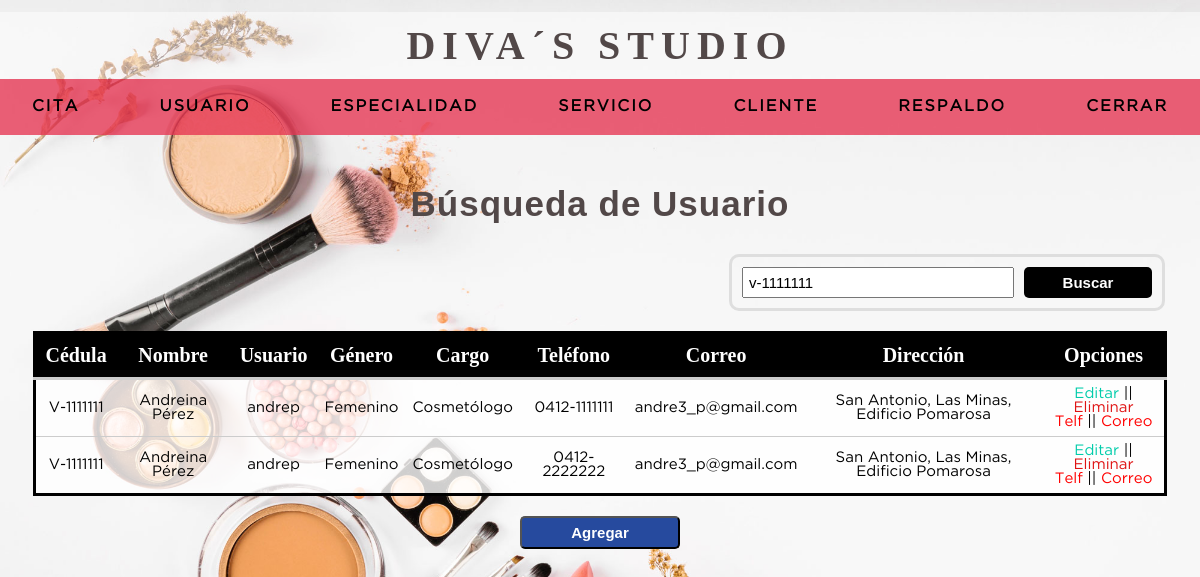
The app's page /buscar_usuario.php?busqueda=V-1111111 (signed in) with its own data.
### tables this page shows
CREATE TABLE `usuario` (
  `ci_usuario` varchar(20) NOT NULL,
  `nombreu` varchar(50) NOT NULL,
  `apellidou` varchar(50) NOT NULL,
  `usuario` varchar(30) NOT NULL,
  `clave` varchar(50) NOT NULL,
  `codgenero` int(11) NOT NULL,
  `idrol` int(11) NOT NULL,
  `direccion` varchar(200) NOT NULL,
  `fechaingreso` timestamp NOT NULL DEFAULT current_timestamp(),
  `estatus` int(1) NOT NULL DEFAULT 1,
  PRIMARY KEY (`ci_usuario`) USING BTREE,
  KEY `idrol` (`idrol`),
  KEY `codgenero` (`codgenero`),
  CONSTRAINT `usuario-genero` FOREIGN KEY (`codgenero`) REFERENCES `genero` (`codgenero`) ON DELETE CASCADE ON UPDATE CASCADE,
  CONSTRAINT `usuario-rol` FOREIGN KEY (`idrol`) REFERENCES `rol` (`idrol`) ON DELETE CASCADE ON UPDATE CASCADE
);

CREATE TABLE `genero` (
  `codgenero` int(11) NOT NULL AUTO_INCREMENT,
  `descripcion` varchar(30) NOT NULL,
  PRIMARY KEY (`codgenero`)
);

CREATE TABLE `rol` (
  `idrol` int(11) NOT NULL AUTO_INCREMENT,
  `nombrerol` varchar(20) NOT NULL,
  PRIMARY KEY (`idrol`)
);

CREATE TABLE `area` (
  `idarea` int(11) NOT NULL AUTO_INCREMENT,
  `descripcion_area` varchar(20) NOT NULL,
  PRIMARY KEY (`idarea`)
);

CREATE TABLE `telefono_usuario` (
  `ci_usuario` varchar(20) NOT NULL,
  `idarea` int(11) NOT NULL,
  `telefono_usuario` int(11) NOT NULL,
  PRIMARY KEY (`ci_usuario`,`idarea`,`telefono_usuario`) USING BTREE,
  KEY `idarea` (`idarea`),
  CONSTRAINT `telefono_usuario_ibfk_1` FOREIGN KEY (`ci_usuario`) REFERENCES `usuario` (`ci_usuario`) ON DELETE CASCADE ON UPDATE CASCADE,
  CONSTRAINT `telefono_usuario_ibfk_2` FOREIGN KEY (`idarea`) REFERENCES `area` (`idarea`) ON DELETE CASCADE ON UPDATE CASCADE
);

CREATE TABLE `correo_usuario` (
  `ci_usuario` varchar(20) NOT NULL,
  `correo_usuario` varchar(50) NOT NULL,
  `iddominio` int(11) NOT NULL,
  PRIMARY KEY (`ci_usuario`,`correo_usuario`,`iddominio`) USING BTREE,
  KEY `iddominio` (`iddominio`),
  CONSTRAINT `correo_usuario_ibfk_1` FOREIGN KEY (`ci_usuario`) REFERENCES `usuario` (`ci_usuario`) ON DELETE CASCADE ON UPDATE CASCADE,
  CONSTRAINT `correo_usuario_ibfk_2` FOREIGN KEY (`iddominio`) REFERENCES `dominio` (`iddominio`) ON DELETE CASCADE ON UPDATE CASCADE
);

CREATE TABLE `dominio` (
  `iddominio` int(11) NOT NULL AUTO_INCREMENT,
  `descripcion_dominio` varchar(20) NOT NULL,
  PRIMARY KEY (`iddominio`)
);

### buscar_usuario.php (the view, shortened to what this page needs)
<html lang="en">
	<head>
		<?php include "includes/scripts.php";?>
	</head>
	<body>
	<?php
		include "includes/headeruser.php";
	?>
	<section class="container" >
		<?php
			$busqueda =strtolower ($_REQUEST['busqueda']);
		?>
		<h2>Búsqueda de Usuario</h2>
		<form action="buscar_usuario.php" method="get" class="form_search">
			<input type="text" name="busqueda" id="busqueda" placeholder="Buscar" value="<?php echo $busqueda;?>">
			<input type="submit" value="Buscar" class="btn_search" placeholder="Buscar">
		</form>
			<table>
				<tr>
					<th>Cédula</th>
					<th>Nombre </th>
					<th>Usuario</th>
					<th>Género</th>
					<th>Cargo</th>
					<th>Teléfono</th>
					<th>Correo</th>
					<th>Dirección</th>
					<th>Opciones</th>
				</tr>
	<?php
		include 'includes/conexion.php';
		$query= mysqli_query($conexion, "SELECT u.ci_usuario, u.nombreu, u.apellidou, u.usuario, g.descripcion, u.direccion, r.nombrerol,
												telf.telefono_usuario, a.descripcion_area, co.correo_usuario, dom.descripcion_dominio
												FROM usuario u
												INNER JOIN genero g      ON u.codgenero = g.codgenero
												INNER JOIN rol r         ON u.idrol = r.idrol
												INNER JOIN telefono_usuario telf ON u.ci_usuario = telf.ci_usuario
												INNER JOIN area a                ON telf.idarea = a.idarea
												INNER JOIN correo_usuario co ON u.ci_usuario = co.ci_usuario
												INNER JOIN dominio dom       ON co.iddominio = dom.iddominio
												WHERE
													(u.ci_usuario like '%$busqueda%' OR
													u.usuario like '%$busqueda%' OR
													u.nombreu like '%$busqueda%' OR
													u.apellidou like '%$busqueda%' OR
													g.descripcion like '%$busqueda%' OR
													u.direccion like '%$busqueda%' OR
													r.nombrerol like '%$busqueda%' OR
													telf.telefono_usuario like '%$busqueda%' OR
													a.descripcion_area like '%$busqueda%' OR
													co.correo_usuario like '%$busqueda%' OR
													dom.descripcion_dominio like '%$busqueda%')
												AND estatus= 1");
		while($mostrar=mysqli_fetch_array($query)) {
	?>
			<tr>
				<td><?php echo $mostrar['ci_usuario']?></td>
				<td><?php echo $mostrar['nombreu']. " " .$mostrar['apellidou']?></td>
				<td><?php echo $mostrar['usuario']?></td>
				<td><?php echo $mostrar['descripcion']?></td>
				<td><?php echo $mostrar['nombrerol']?></td>
				<td><?php echo $mostrar['descripcion_area']; echo $mostrar['telefono_usuario']?></td>
				<td><?php echo $mostrar['correo_usuario']; echo $mostrar['descripcion_dominio']?></td>
				<td><?php echo $mostrar['direccion']?></td>
				<td><a class="edit" href="editar_usuario.php?ci=<?php echo $mostrar['ci_usuario']?>">Editar</a>
				<?php if (!empty($mostrar['ci_usuario']))
						{
					?>
						||
					<a class="delete" href="eliminar_usuario.php?ci=<?php echo $mostrar['ci_usuario']?>">Eliminar</a>
					<br>
					<a class="mas" href="listado-telefono_usuario.php?ci=<?php echo $mostrar['ci_usuario']?>">Telf<a/>
						||
					<a class="mas" href="listado-correo_usuario.php?ci=<?php echo $mostrar['ci_usuario']?>">Correo<a/>
				<?php
					}
				?>
				</td>
			</tr>
	<?php
		}
	?>
			</table>
			<input type="submit" value="Agregar" class="agregar" onclick="location.href='agregar_usuario.php'">
		</section>
	</body>
</html>

### css/style.css (style rules this page uses)
* { margin: 0; padding: 0; box-sizing: border-box; }
body { background-image: url('../imagen/bg-2.jpg'); background-position:center; background-repeat: no-repeat; background-size:cover; background-attachment:fixed; }
h1, h2, h3, h4, h5, h6 { font-family: 'arial'; font-weight: bold; letter-spacing: 1px; }
h2 { font-size: 20px; }
a { text-decoration: none; }
.container { padding: 10rem 15px 15px; }
.container h2 { color: rgb(82, 72, 72); margin:12px 0 10px 0; font-size: 35px; text-align: center; }
form { margin: auto; padding: 20px 50px; background-color: rgba(255, 255, 255, 0.9); border-radius:2px; border:3px solid #dedede; }
input, select { width: 100%; font-size: 15px; padding: 5px; }
.form_search { display: flex; float:right; background:initial; padding:10px; border-radius:10px; margin: 20px; }
#busqueda { width: 17rem; }
.btn_search { background:#000; font-weight: bold; color: #ffff; padding: 0 20px; width: 8rem; border:0; cursor:pointer; margin-left:10px; border-radius:5px; }
.agregar { background: #264A9E; text-align:center; color:white; width:10rem; cursor: pointer; border-radius:5px; padding:6px; font-weight: bold; }
.container { color: rgb(82, 72, 72); margin:12px 0 10px 0; font-size: 25px; text-align: center; }
table { background: rgba(255, 255, 255, 0.8); border: solid 3px #000; margin: 20px auto; width: 97%; border-collapse:collapse; }
th { padding:10px; font-weight:bold; border-bottom:solid 3px #ccc; font-size: 20px; background: black; color:white; }
td { padding:7px; text-align: center; border-bottom:solid 1px #ccc; font-family: 'GothamBook'; font-size: 15px; }
.edit { color: #00ccaa; }
.mas { color: red; }
.delete { color: #df1313; }

### records on screen
usuario: ci_usuario "V-1111111", nombreu "Andreina", apellidou "Pérez", usuario "andrep", codgenero.descripcion "Femenino", idrol.nombrerol "Cosmetólogo", area.descripcion_area "0412-", telefono_usuario.telefono_usuario "1111111", correo_usuario.correo_usuario "andre3_p", dominio.descripcion_dominio "@gmail.com", direccion "San Antonio, Las Minas, Edificio Pomarosa", telefono_usuario.telefono_usuario "2222222"
